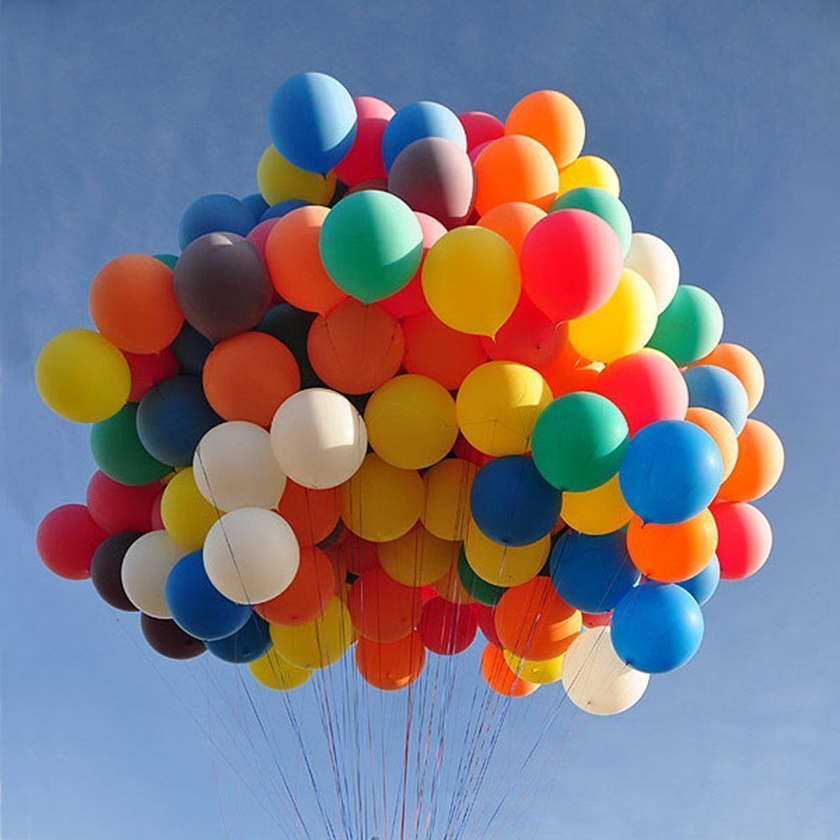
#> input picture ballon.png, 840 x 840 px, shrunk from 1001 x 1001 before the run
$ python histograms.py --image ballon.png
#> lines starting #> are read from the running program, lines starting #| are printed output that depends on the picture
import matplotlib.pyplot as plt
import numpy as np
import argparse
import cv2

# [23 lines of commented-out code are left out]

ap = argparse.ArgumentParser()
ap.add_argument("-i", "--image", required = True, help = "Path to the image")
args = vars(ap.parse_args())

image = cv2.imread(args["image"])
#> image is the input picture: shape (840, 840, 3); mean B, G, R 132.2, 121.1, 126.7
cv2.imshow("Original", image)

chans = cv2.split(image)
colors = ("b", "g", "r")
# [13 lines of commented-out code are left out]

fig = plt.figure()

ax = fig.add_subplot(131)
hist = cv2.calcHist([chans[1], chans[0]], [0, 1], None, [32, 32], [0, 256, 0, 256])
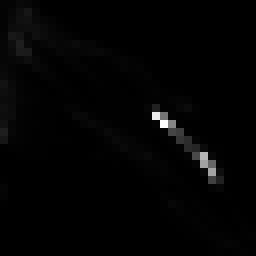
#> hist: shape (32, 32) float32 (shown 8 times larger); min 0, max 47606, mean 689.1; drawn with min black and max white
p = ax.imshow(hist, interpolation = "nearest")
ax.set_title("2D Color Histogram for G and B")
plt.colorbar(p)

ax = fig.add_subplot(132)
hist = cv2.calcHist([chans[1], chans[2]], [0, 1], None, [32, 32], [0, 256, 0, 256])
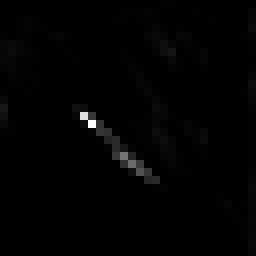
#> hist: shape (32, 32) float32 (shown 8 times larger); min 0, max 58625, mean 689.1; drawn with min black and max white
p = ax.imshow(hist, interpolation = "nearest")
ax.set_title("2D Color Histogram for G and R")
plt.colorbar(p)

ax = fig.add_subplot(133)
hist = cv2.calcHist([chans[0], chans[2]], [0, 1], None, [32, 32], [0, 256, 0, 256])
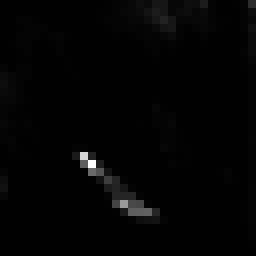
#> hist: shape (32, 32) float32 (shown 8 times larger); min 0, max 46501, mean 689.1; drawn with min black and max white
p = ax.imshow(hist, interpolation = "nearest")
ax.set_title("2D Color Histogram for B and R")
plt.colorbar(p)

print("2D histogram shape: {}, with {} values".format(hist.shape, hist.flatten().shape[0]))
#| 2D histogram shape: (32, 32), with 1024 values

plt.show()
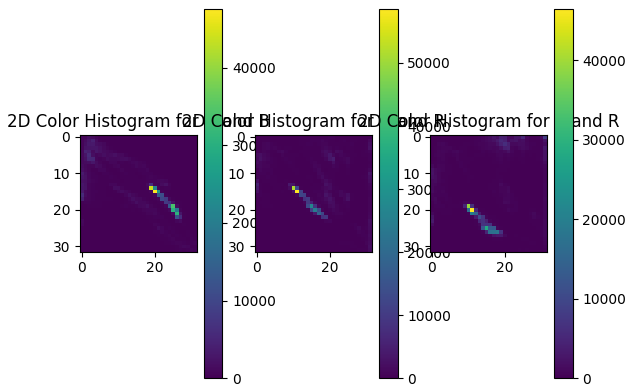
#> figure drawn by matplotlib, 6 panels
cv2.waitKey(0)

hist = cv2.calcHist([image], [0, 1, 2], None, [8, 8, 8], [0, 256, 0, 256, 0, 256])
print("3D histogram shape: {}, with {} values".format(
hist.shape, hist.flatten().shape[0]))
#| 3D histogram shape: (8, 8, 8), with 512 values

plt.show()
cv2.waitKey(0)
